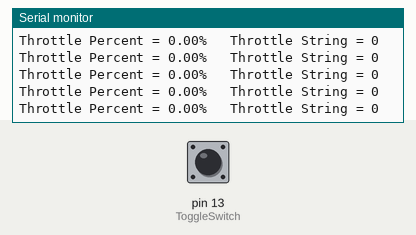
This sketch was run on a simulated Arduino Uno, built with avr-gcc and run on an emulated ATmega328P. On the bench: the last lines printed to the serial monitor. The test bench sets the inputs (shaded band); at power-on: pin 13 (ToggleSwitch) LOW.

Above: at 1.2 s.
1.3 s: pin 13 (ToggleSwitch) pulled HIGH for 0.15 s
At 1.34 s:
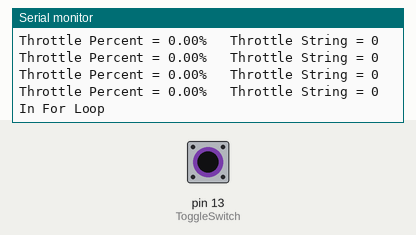
2.9 s: pin 13 (ToggleSwitch) pulled HIGH for 3.2 s
At 5.1 s:
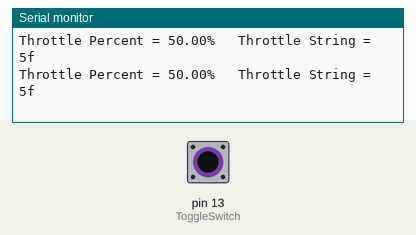
Timing chart, 0 to 6.6 s (numbered marks = the images above; inputs shaded):
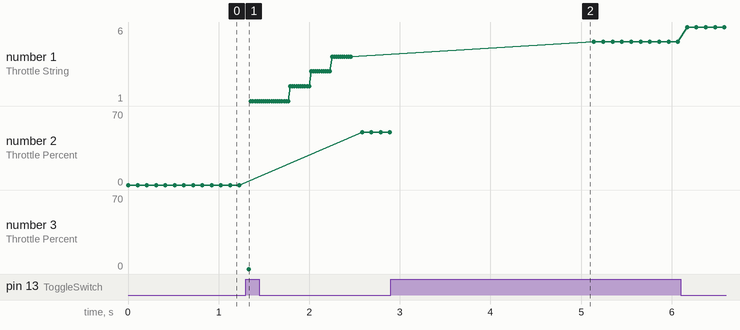

Measured:
- after the input at 1.3 s, the serial monitor: prints a new line at once (image 1)
- plotted number 2: 0 → 50 after the input at 1.3 s

The sketch:

20190216TimerTest5SpeedsAndRamps.ino
```cpp
//Timer Interrupt
//Change the throttle depending on how much time has passed.
//Constantly runs the void loop and then executes the
// interrupt service routine TimerISR every 5 seconds
//Next step could be to use switch to start timer?

#include <TimerOne.h>
#include <Arduino.h> //Include additional Arduino Libraries.
#include <SoftwareSerial.h> //Include software serial library for shield.

SoftwareSerial mySerial1(2, 3); // RX, TX, Create a softwareSerial port on pins 2 and 3.
SoftwareSerial mySerial2(4, 5); // RX, TX, Create a softwareSerial port on pins 4 and 5.

int TensCharacter; // Number 1 to 10 at the start of the throttle string

//Variables used to calculate the "TensCharacter"
int FirstTensVariable;
int SecondTensVariable;
int ThirdTensVariable;
int FourthTensVariable;
int FifthTensVariable;

//Variables used to calculate the "DecimalCharacters"
float DecimalValue;
float FirstDecimalVariable;
int SecondDecimalVariable;
float ThirdDecimalVariable;
float ThirdTensVariableDuplicate;
int FourthDecimalVariable;

String OnesCharacters = ""; //String storing the "+" characters for the ones multiplier
String DecimalCharacters = ""; //String storing the "g" characters for the decimal multiplier
String LessThanTenCharacters = ""; //String storing the "-" characters for the ones multiplier when <10%
String LessThanTenDecimalCharacters = ""; //String storing the "l" (as in L for lion) characters for the decimal multiplier when <10%
String FullThrottleString = "m"; //String to store "m" for full throttle, as per the controller manual
String ThrottleString = ""; //String that stores the final concated string to be sent to the motor

float ThrottleInput;  // Variable to store raw input from Potentiometer.
float ThrottlePercent = 0;  //Variable to store throttle %.

int ToggleSwitch = 13;
int ToggleSwitchValue =0;

volatile unsigned long TimerCounter = 0; // count how many times the timer TimerISR is called


//////////////////////////////////////////////////////////////////////////////////////////////

void setup()
{
  pinMode(ToggleSwitch, INPUT);

  Serial.begin(115200); //Serial communication speed

  mySerial1.begin(115200); //Baud rate between Arduino and Controller.
  mySerial1.println("s"); //Initialise the controller to accept serial command strings.

  mySerial2.begin(115200); //Baud rate between Arduino and Controller.
  mySerial2.println("s"); //Initialise the controller to accept serial command strings.

     Timer1.initialize(5000000); // 10 million microseconds is 10 seconds

   Timer1.attachInterrupt(TimerISR);
  //Timer runs every x seconds and does the following TimerISR


}


void loop()
{


 noInterrupts();
 interrupts();

ToggleSwitchValue = digitalRead(ToggleSwitch); // Toggle switch to turn on/off motor.

if (ThrottlePercent == 0 && ToggleSwitchValue == 1 && TimerCounter == 0 )
{
  for (ThrottlePercent = 0; ThrottlePercent <50; ThrottlePercent++)
    {

    FirstTensVariable = ThrottlePercent; //Store the 0-100 value read from the potentiometer e.g. 58.67%
TensCharacter = (FirstTensVariable/10); //Stroe the tens multiplier e.g. 5

SecondTensVariable = (TensCharacter*10); //Store the previous value times ten e.g. 50
ThirdTensVariable = (FirstTensVariable - SecondTensVariable); //store the remaining units e.g 58-50 = 8

ThirdTensVariableDuplicate = ThirdTensVariable; // Store the same value in a second variable for seperate calculations simultaneously.

//DecimalValue:
FirstDecimalVariable = ThrottlePercent; //Store the 0-100 value read from the potentiometer e.g. 58.67%
SecondDecimalVariable = ThrottlePercent; //Store the throttle value in an INT data type e.g. 58
ThirdDecimalVariable = (ThrottlePercent - SecondDecimalVariable); //Store just the decimal value e.g. 58.67 - 58 = .67
FourthDecimalVariable = (ThirdDecimalVariable * 10); //Store the decimal multiplier e.g. .67 * 10 = 6

 OnesCharacters = ""; //Clear the string
  while (ThirdTensVariable >= 1) //While the units value is >= 1
  {
  ThirdTensVariable-= 1; //Decrease the units value by 1
  OnesCharacters+="+"; //Increase the OnesCharacters string by "+"
  }

 DecimalCharacters = ""; //Clear the string
  while (FourthDecimalVariable >= 1) //While the decimal units value is >= 1
  {
  FourthDecimalVariable-= 1; //Decrease the units value by 1
  DecimalCharacters+="g"; //Increase the DecimalCharacters string by "+"
  }

 LessThanTenCharacters = ""; //Clear the string
  while (ThirdTensVariableDuplicate < 10) //While the units value is >= 1
  {
  ThirdTensVariableDuplicate+= 1; //increase the units value by 1
  LessThanTenCharacters+="-"; //Increase the DecimalCharacters string by "+"
  }

if (ThrottlePercent >= 100.00 && ToggleSwitchValue == 1)
  ThrottleString = (FullThrottleString + "f"); //"mf" will be sent, i.e. forward at 100%
  else if (ThrottlePercent == 0.00 || ToggleSwitchValue == 0)
  ThrottleString = ("0"); //0% = 0
  else if (ThrottlePercent < 10.00 && ThrottlePercent > 0.00 && ToggleSwitchValue == 1)
  ThrottleString = (1 + LessThanTenCharacters + "f"); //e.g. 3.42% = "1-------f"
  else if (ToggleSwitchValue == 1)
  {
  ThrottleString = (TensCharacter + OnesCharacters + "f"); //e.g. 23.42% = "2+++ggggf"
  }

mySerial1.println(ThrottleString); //Send throttle value to motor
mySerial1.println("s"); //Send "s" so that the controller does not miss it upon start up.

mySerial2.println("0"); //Turn the motor off when the shield is looking at these software serial pins.
mySerial2.println("s"); //Send "s" so that the controller does not miss it upon start up.


    Serial.print("Throttle Percent = ");
    Serial.print(ThrottlePercent);
    Serial.print("%   ");
    Serial.print("Throttle String = ");
    Serial.print(ThrottleString);
    Serial.println(" In For Loop ");
    delay(20);
    }
  //interrupts();
 //Timer1.attachInterrupt(TimerISR);


}
else if (TimerCounter == 1 && ThrottlePercent == 50)
{
  for (ThrottlePercent = 50; ThrottlePercent <70; ThrottlePercent++)
  {
    delay(100); //change by 20% in 2 seconds
        FirstTensVariable = ThrottlePercent; //Store the 0-100 value read from the potentiometer e.g. 58.67%
TensCharacter = (FirstTensVariable/10); //Stroe the tens multiplier e.g. 5

SecondTensVariable = (TensCharacter*10); //Store the previous value times ten e.g. 50
ThirdTensVariable = (FirstTensVariable - SecondTensVariable); //store the remaining units e.g 58-50 = 8

ThirdTensVariableDuplicate = ThirdTensVariable; // Store the same value in a second variable for seperate calculations simultaneously.

//DecimalValue:
FirstDecimalVariable = ThrottlePercent; //Store the 0-100 value read from the potentiometer e.g. 58.67%
SecondDecimalVariable = ThrottlePercent; //Store the throttle value in an INT data type e.g. 58
ThirdDecimalVariable = (ThrottlePercent - SecondDecimalVariable); //Store just the decimal value e.g. 58.67 - 58 = .67
FourthDecimalVariable = (ThirdDecimalVariable * 10); //Store the decimal multiplier e.g. .67 * 10 = 6

 OnesCharacters = ""; //Clear the string
  while (ThirdTensVariable >= 1) //While the units value is >= 1
  {
  ThirdTensVariable-= 1; //Decrease the units value by 1
  OnesCharacters+="+"; //Increase the OnesCharacters string by "+"
  }

if (ThrottlePercent >= 100.00 && ToggleSwitchValue == 1)
  ThrottleString = (FullThrottleString + "f"); //"mf" will be sent, i.e. forward at 100%
  else if (ThrottlePercent == 0.00 || ToggleSwitchValue == 0)
  ThrottleString = ("0"); //0% = 0
  else if (ThrottlePercent < 10.00 && ThrottlePercent > 0.00 && ToggleSwitchValue == 1)
  ThrottleString = (1 + LessThanTenCharacters + "f"); //e.g. 3.42% = "1-------f"
  else if (ToggleSwitchValue == 1)
  {
  ThrottleString = (TensCharacter + OnesCharacters + "f"); //e.g. 23.42% = "2+++ggggf"
  }

mySerial1.println(ThrottleString); //Send throttle value to motor
mySerial1.println("s"); //Send "s" so that the controller does not miss it upon start up.

mySerial2.println("0"); //Turn the motor off when the shield is looking at these software serial pins.
mySerial2.println("s"); //Send "s" so that the controller does not miss it upon start up.


    Serial.print("Throttle Percent = ");
    Serial.print(ThrottlePercent);
    Serial.print("%   ");
    Serial.print("Throttle String = ");
    Serial.print(ThrottleString);
    Serial.println(" In For Loop ");
  }
}

else if (TimerCounter == 2 && ThrottlePercent == 70)
{
  for (ThrottlePercent = 70; ThrottlePercent >30; ThrottlePercent--)
  {
    delay(50); //change by 40% in 2 seconds
        FirstTensVariable = ThrottlePercent; //Store the 0-100 value read from the potentiometer e.g. 58.67%
TensCharacter = (FirstTensVariable/10); //Stroe the tens multiplier e.g. 5

SecondTensVariable = (TensCharacter*10); //Store the previous value times ten e.g. 50
ThirdTensVariable = (FirstTensVariable - SecondTensVariable); //store the remaining units e.g 58-50 = 8

ThirdTensVariableDuplicate = ThirdTensVariable; // Store the same value in a second variable for seperate calculations simultaneously.

//DecimalValue:
FirstDecimalVariable = ThrottlePercent; //Store the 0-100 value read from the potentiometer e.g. 58.67%
SecondDecimalVariable = ThrottlePercent; //Store the throttle value in an INT data type e.g. 58
ThirdDecimalVariable = (ThrottlePercent - SecondDecimalVariable); //Store just the decimal value e.g. 58.67 - 58 = .67
FourthDecimalVariable = (ThirdDecimalVariable * 10); //Store the decimal multiplier e.g. .67 * 10 = 6

 OnesCharacters = ""; //Clear the string
  while (ThirdTensVariable >= 1) //While the units value is >= 1
  {
  ThirdTensVariable-= 1; //Decrease the units value by 1
  OnesCharacters+="+"; //Increase the OnesCharacters string by "+"
  }

if (ThrottlePercent >= 100.00 && ToggleSwitchValue == 1)
  ThrottleString = (FullThrottleString + "f"); //"mf" will be sent, i.e. forward at 100%
  else if (ThrottlePercent == 0.00 || ToggleSwitchValue == 0)
  ThrottleString = ("0"); //0% = 0
  else if (ThrottlePercent < 10.00 && ThrottlePercent > 0.00 && ToggleSwitchValue == 1)
  ThrottleString = (1 + LessThanTenCharacters + "f"); //e.g. 3.42% = "1-------f"
  else if (ToggleSwitchValue == 1)
  {
  ThrottleString = (TensCharacter + OnesCharacters + "f"); //e.g. 23.42% = "2+++ggggf"
  }

mySerial1.println(ThrottleString); //Send throttle value to motor
mySerial1.println("s"); //Send "s" so that the controller does not miss it upon start up.

mySerial2.println("0"); //Turn the motor off when the shield is looking at these software serial pins.
mySerial2.println("s"); //Send "s" so that the controller does not miss it upon start up.


    Serial.print("Throttle Percent = ");
    Serial.print(ThrottlePercent);
    Serial.print("%   ");
    Serial.print("Throttle String = ");
    Serial.print(ThrottleString);
    Serial.println(" In For Loop ");
  }
}

else if (TimerCounter == 3 && ThrottlePercent == 30)
{
  for (ThrottlePercent = 30; ThrottlePercent > 0; ThrottlePercent--)
  {
    delay(67); //change by 30% in 2 seconds
        FirstTensVariable = ThrottlePercent; //Store the 0-100 value read from the potentiometer e.g. 58.67%
TensCharacter = (FirstTensVariable/10); //Stroe the tens multiplier e.g. 5

SecondTensVariable = (TensCharacter*10); //Store the previous value times ten e.g. 50
ThirdTensVariable = (FirstTensVariable - SecondTensVariable); //store the remaining units e.g 58-50 = 8

ThirdTensVariableDuplicate = ThirdTensVariable; // Store the same value in a second variable for seperate calculations simultaneously.

//DecimalValue:
FirstDecimalVariable = ThrottlePercent; //Store the 0-100 value read from the potentiometer e.g. 58.67%
SecondDecimalVariable = ThrottlePercent; //Store the throttle value in an INT data type e.g. 58
ThirdDecimalVariable = (ThrottlePercent - SecondDecimalVariable); //Store just the decimal value e.g. 58.67 - 58 = .67
FourthDecimalVariable = (ThirdDecimalVariable * 10); //Store the decimal multiplier e.g. .67 * 10 = 6

 OnesCharacters = ""; //Clear the string
  while (ThirdTensVariable >= 1) //While the units value is >= 1
  {
  ThirdTensVariable-= 1; //Decrease the units value by 1
  OnesCharacters+="+"; //Increase the OnesCharacters string by "+"
  }

if (ThrottlePercent >= 100.00 && ToggleSwitchValue == 1)
  ThrottleString = (FullThrottleString + "f"); //"mf" will be sent, i.e. forward at 100%
  else if (ThrottlePercent == 0.00 || ToggleSwitchValue == 0)
  ThrottleString = ("0"); //0% = 0
  else if (ThrottlePercent < 10.00 && ThrottlePercent > 0.00 && ToggleSwitchValue == 1)
  ThrottleString = (1 + LessThanTenCharacters + "f"); //e.g. 3.42% = "1-------f"
  else if (ToggleSwitchValue == 1)
  {
  ThrottleString = (TensCharacter + OnesCharacters + "f"); //e.g. 23.42% = "2+++ggggf"
  }

mySerial1.println(ThrottleString); //Send throttle value to motor
mySerial1.println("s"); //Send "s" so that the controller does not miss it upon start up.

mySerial2.println("0"); //Turn the motor off when the shield is looking at these software serial pins.
mySerial2.println("s"); //Send "s" so that the controller does not miss it upon start up.


    Serial.print("Throttle Percent = ");
    Serial.print(ThrottlePercent);
    Serial.print("%   ");
    Serial.print("Throttle String = ");
    Serial.print(ThrottleString);
    Serial.println(" In For Loop ");
  }
}

FirstTensVariable = ThrottlePercent; //Store the 0-100 value read from the potentiometer e.g. 58.67%
TensCharacter = (FirstTensVariable/10); //Stroe the tens multiplier e.g. 5

SecondTensVariable = (TensCharacter*10); //Store the previous value times ten e.g. 50
ThirdTensVariable = (FirstTensVariable - SecondTensVariable); //store the remaining units e.g 58-50 = 8

ThirdTensVariableDuplicate = ThirdTensVariable; // Store the same value in a second variable for seperate calculations simultaneously.

//DecimalValue:
FirstDecimalVariable = ThrottlePercent; //Store the 0-100 value read from the potentiometer e.g. 58.67%
SecondDecimalVariable = ThrottlePercent; //Store the throttle value in an INT data type e.g. 58
ThirdDecimalVariable = (ThrottlePercent - SecondDecimalVariable); //Store just the decimal value e.g. 58.67 - 58 = .67
FourthDecimalVariable = (ThirdDecimalVariable * 10); //Store the decimal multiplier e.g. .67 * 10 = 6

 OnesCharacters = ""; //Clear the string
  while (ThirdTensVariable >= 1) //While the units value is >= 1
  {
  ThirdTensVariable-= 1; //Decrease the units value by 1
  OnesCharacters+="+"; //Increase the OnesCharacters string by "+"
  }

 DecimalCharacters = ""; //Clear the string
  while (FourthDecimalVariable >= 1) //While the decimal units value is >= 1
  {
  FourthDecimalVariable-= 1; //Decrease the units value by 1
  DecimalCharacters+="g"; //Increase the DecimalCharacters string by "+"
  }

 LessThanTenCharacters = ""; //Clear the string
  while (ThirdTensVariableDuplicate < 10) //While the units value is >= 1
  {
  ThirdTensVariableDuplicate+= 1; //increase the units value by 1
  LessThanTenCharacters+="-"; //Increase the DecimalCharacters string by "+"
  }

if (ThrottlePercent >= 100.00 && ToggleSwitchValue == 1)
  ThrottleString = (FullThrottleString + "f"); //"mf" will be sent, i.e. forward at 100%
  else if (ThrottlePercent == 0.00 || ToggleSwitchValue == 0)
  ThrottleString = ("0"); //0% = 0
  else if (ThrottlePercent < 10.00 && ThrottlePercent > 0.00 && ToggleSwitchValue == 1)
  ThrottleString = (1 + LessThanTenCharacters + "f"); //e.g. 3.42% = "1-------f"
  else if (ToggleSwitchValue == 1)
  {
  ThrottleString = (TensCharacter + OnesCharacters + "f"); //e.g. 23.42% = "2+++ggggf"
  }

mySerial1.println(ThrottleString); //Send throttle value to motor
mySerial1.println("s"); //Send "s" so that the controller does not miss it upon start up.

mySerial2.println("0"); //Turn the motor off when the shield is looking at these software serial pins.
mySerial2.println("s"); //Send "s" so that the controller does not miss it upon start up.

//Print the following values:
Serial.print("Throttle Percent = ");
Serial.print(ThrottlePercent);
Serial.print("%   ");
Serial.print("Throttle String = ");
Serial.println(ThrottleString);


delay(100); // Delay for stability

}


//interrupt service routine TimerISR
void TimerISR() //does this every 4 seconds
{
  TimerCounter ++; // count how many times this routine has been executed.

}
```
